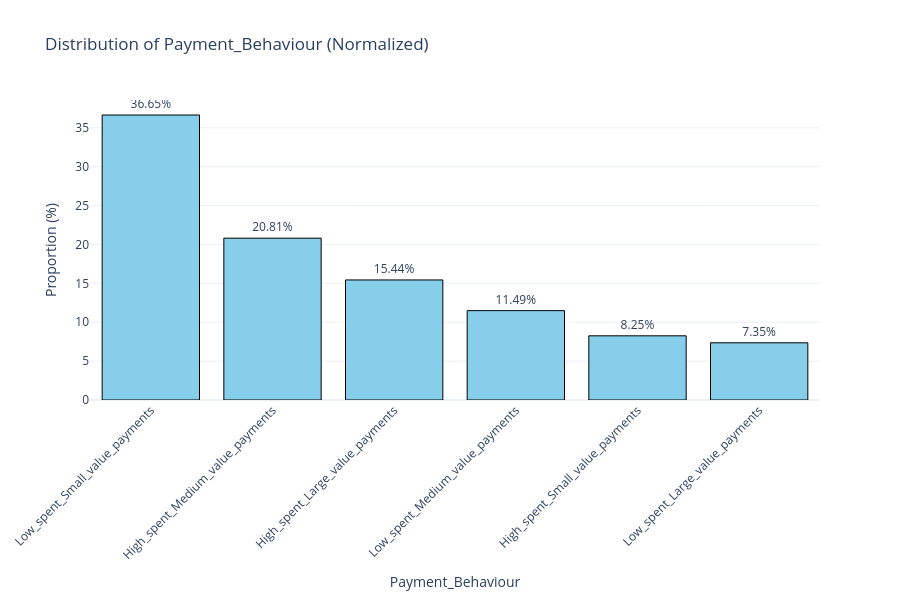

Source (notebook cell):
### Markdown cell above
# <font color = 'red'> Análisis

### Code cell
# Todas las categorías sobre el comportamiento del cliente tienen pesos superiores al 5%:
# La categoría más riesgosa debería ser la de alto gasto con pagos pequeños, la cual pesa un 20.81%, esto se
# podría corroborar en el análisis bivariado.

plot_univariate_freq(df, 'Payment_Behaviour', figsize=(900, 600), normalize=True)

### Figure 1 — Plotly figure (JSON) as saved in the notebook; plotly's stock layout.template omitted (floating-point values rounded to 4 significant figures)
{"data": [{"hovertemplate": "Payment_Behaviour=%{x}<br>Proportion (%)=%{y}<br>text=%{text}<extra></extra>", "legendgroup": "", "marker": {"color": "skyblue", "line": {"color": "black", "width": 1}, "pattern": {"shape": ""}}, "name": "", "orientation": "v", "showlegend": false, "text": ["36.65%", "20.81%", "15.44%", "11.49%", "8.25%", "7.35%"], "textposition": "outside", "type": "bar", "x": ["Low_spent_Small_value_payments", "High_spent_Medium_value_payments", "High_spent_Large_value_payments", "Low_spent_Medium_value_payments", "High_spent_Small_value_payments", "Low_spent_Large_value_payments"], "xaxis": "x", "y": [36.65, 20.81, 15.44, 11.49, 8.253, 7.354], "yaxis": "y"}], "layout": {"barmode": "relative", "height": 600, "legend": {"tracegroupgap": 0}, "title": {"text": "Distribution of Payment_Behaviour (Normalized)"}, "width": 900, "xaxis": {"anchor": "y", "domain": [0, 1], "tickangle": -45, "title": {"text": "Payment_Behaviour"}}, "yaxis": {"anchor": "x", "domain": [0, 1], "title": {"text": "Proportion (%)"}}}}
